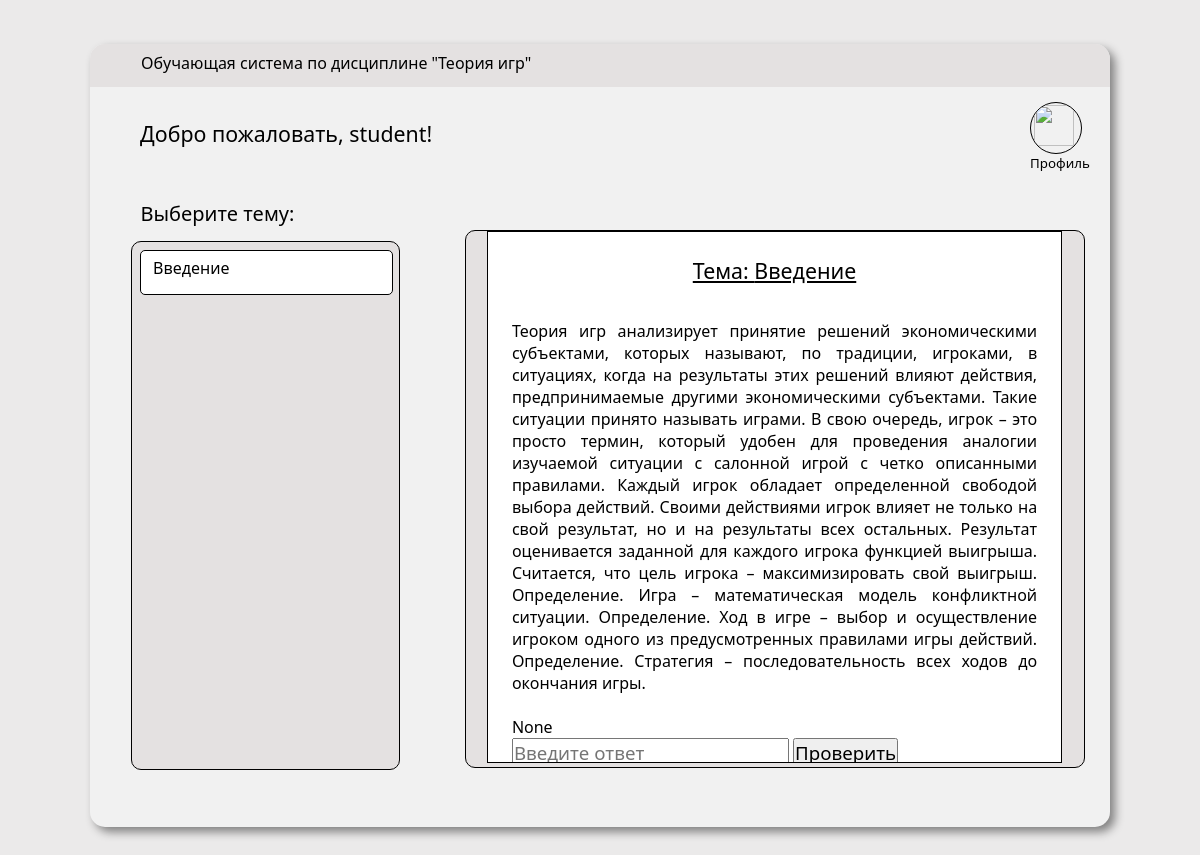
The page / on the database its author committed.
### tables this page shows
CREATE TABLE Tema(
    Id_tema int PRIMARY KEY,
    Name_tema VARCHAR (50) UNIQUE
);

CREATE TABLE TMaterial(
    Id_TMaterial int PRIMARY KEY,
    Id_tema int NOT NULL,
    Text TEXT NOT NULL,
    Difficulty VARCHAR (10) NOT NULL,
    Access BOOLEAN, /*Доступность, проверенно ли администратором
                      0-не проверено, не доступно на сайте
                      1-проверено, доступно на сайте*/
    Loaded BOOLEAN, /* Материал основного курса или загруженный преподавателем?
                       0 - материал основного курса
                       1 - материал загружен преподавателем (дополнительный)*/
    Id_teacher int,
    FOREIGN KEY (Id_tema) REFERENCES Tema(Id_tema),
    FOREIGN KEY (Id_teacher) REFERENCES teacher(Id)
);

### controllers/main_page.py (the view)
@app.route('/')
def main_page():
    if 'is_auth' not in session:
        session['is_auth'] = False
    if session.get('username') != None:
        student_name = session.get('username')
    else:
        student_name = 'student'
    conn = get_db_connection()
    content = get_lesson(conn, 1)
    lessons = get_all_lessons(conn)
    print(lessons, file=sys.stdout)
    html = render_template('student/main_page.html',
                           student_name=student_name,
                           lessons=lessons,
                           lesson_content=content.iloc[0].to_list())
    return html

### models/main_page_model.py (called while the page is built)
def get_lesson(conn, id):
    return pd.read_sql(f'''
    SELECT Tema.Name_tema,
    TMaterial.Text,
    CASE WHEN PMaterial.Text IS NULL OR PMaterial.Text = '' THEN NULL ELSE PMaterial.Text END AS PMaterial_Text,
    CASE WHEN PMaterial.Difficulty IS NULL OR PMaterial.Difficulty = '' THEN NULL ELSE PMaterial.Difficulty END AS PMaterial_Difficulty
    FROM Course
    Join Tema on Course.Id_tema=Tema.Id_tema
    Join TMaterial on Course.Id_TMaterial=TMaterial.Id_TMaterial
    LEFT Join Test on Course.Id_test=Test.Id_test
    LEFT Join TestPMaterial
    on TestPMaterial.Id_test=Test.Id_test
    LEFT JOIN PMaterial
    on TestPMaterial.Id_PMaterial=PMaterial.Id_PMaterial
    WHERE ID_course == {id};''', conn)

def get_all_lessons(conn):
    return pd.read_sql(f'''SELECT Tema.Id_tema, Tema.Name_tema
    FROM Course
    Join Tema on Course.Id_tema=Tema.Id_tema;''', conn)

### utils.py (called while the page is built)
def get_db_connection():
    path = 'identifier.sqlite'
    return sqlite3.connect(path)

### templates/student/main_page.html (shortened to what this page needs)
<!DOCTYPE html>
<html lang="en">
    <head>
        <link
            rel="stylesheet"
            type="text/css"
            href="../../static/CSS/user_main_page.css"
        />
    </head>
    <body>
        <div class="main-window">
            <div class="header">
                <div class="label-class">
                    <label>Обучающая система по дисциплине "Теория игр"</label>
                </div>
            </div>
            <div class="main-block">
                <div class="head">
                    <div class="welcome">
                        <span>Добро пожаловать, {{student_name}}!</span>
                    </div>
                    <div class="head-buttons">
                        <div class="profile-button">
                            <a href="profile">
                                <div class="img-div">
                                    <img
                                        src="../../static/images/user-icon.png"
                                        alt=""
                                    />
                                </div>
                                <span>Профиль</span>
                            </a>
                        </div>
                    </div>
                </div>
                <div class="workspace">
                    <div class="theme-selector">
                        <span>Выберите тему:</span>
                        <div class="theme-list">
                            {% for index, item in lessons.iterrows() %}
                            <a href="{{item['Id_tema']}}"
                                ><div class="theme">
                                    <span>{{item['Name_tema']}}</span>
                                </div></a
                            >
                            {% endfor %}
                        </div>
                    </div>
                    <div class="theme-viewer">
                        <div class="theme-page">
                            <h3>Тема: {{lesson_content[0]}}</h3>
                            <p>
                                {{lesson_content[1]}}
                            </p>
                            <br />
                            <p>{{lesson_content[2]}}</p>
                            <input
                                type="text"
                                placeholder="Введите ответ"
                                id="answer_field"
                            />
                            <button id="check_answer_button">Проверить</button>
                        </div>
                    </div>
                </div>
            </div>
        </div>
    </body>
</html>

### static/CSS/user_main_page.css (style rules this page uses)
* { margin: 0; padding: 0; height: 100%; width: 100%; font-family: 'Segoe UI', Tahoma, Geneva, Verdana, sans-serif; }
a { text-decoration: none; color: black; }
body { background-color: #ebeaea; display: flex; align-items: center; height: 100%; width: 100%; }
h3 { color: black; font-family: 'Segoe UI', Tahoma, Geneva, Verdana, sans-serif; }
.main-window { min-width: 900px; min-height: 450px; display: flex; align-items: center; flex-direction: column; width: 85%; height: 90%; margin: 0 auto; background-color: #f1f1f1; border-radius: 15px; justify-content: space-between; box-shadow: 5px 5px 10px rgba(0, 0, 0, 0.452); }
.main-window h3 { text-align: center; font-weight: 500; font-size: 20pt; }
.main-window > .header { display: flex; align-items: center; text-align: left; min-height: 43px; font-size: 12pt; max-height: 43px; border-radius: 15px 15px 0 0; background-color: #e4e1e1; }
.label-class { height: 60%; width: 90%; margin: 0 auto; }
.main-block { width: 100%; height: 100%; }
.head { margin-top: 15px; height: 12%; display: flex; flex-direction: row; }
.welcome { display: flex; text-align: left; justify-content: center; align-items: center; }
.welcome span { height: 60%; width: 80%; font-size: 16pt; }
.head-buttons { display: flex; flex-direction: row; justify-content: end; margin-right: 20px; }
.head-buttons img { width: 90%; height: 90%; }
.profile-button { width: 50px; height: 50px; margin: 0 10px; }
.img-div { display: flex; border: 1px black solid; border-radius: 100%; justify-content: center; align-items: center; overflow: hidden; }
.head-buttons span { display: block; width: 100%; height: 40%; text-align: center; font-size: 10pt; }
.workspace { display: flex; flex-direction: row; height: 85%; width: 95%; margin: 0 auto; }
.theme-viewer { flex-basis: 185%; overflow: auto; background-color: #e4e1e1; border-radius: 10px; border: 1.5px solid black; margin-top: 40px; height: 85%; width: 80%; }
.theme-selector { padding-left: 15px; display: flex; flex-direction: column; max-width: 390px; max-height: 620px; }
.theme-selector span { font-size: 15pt; margin: 10px; height: 5%; }
.theme-list { height: 85%; width: 80%; background-color: #e4e1e1; border-radius: 10px; border: 1.5px solid black; }
.theme { display: flex; border: 1px solid black; border-radius: 5px; height: 8%; margin: 3%; width: 94%; background-color: #ffffff; align-items: center; justify-content: center; overflow: hidden; }
.theme span { font-size: 12pt; height: 75%; width: 90%; margin: 0; padding: 0; }
.theme-page { overflow: auto; height: 90%; width: 85%; background-color: white; margin: 0 auto; padding: 1.5em; border: thin black solid; }
.theme-page h3 { font-size: 16pt; height: 3em; text-decoration: underline; }
.theme-page p { text-align: justify; height: auto; }
.theme-page input { height: auto; width: auto; font-size: 14pt; }
.theme-page button { height: auto; width: auto; font-size: 14pt; }

### rows shown on the page
Tema: Name_tema "Введение", Name_tema "Введение"
TMaterial: Text "Теория игр анализирует принятие решений экономическими субъектами, которых называют, по традиции, игроками, в ситуациях, когда на результаты этих решений влияют действия, предпринимаемые другими экономическими субъектами. Такие ситуации принято называть играми. В свою очередь, игрок – это просто термин, который удобен для проведения аналогии изучаемой ситуации с салонной игрой с четко описанными правилами. Каждый игрок обладает определенной свободой выбора действий. Своими действиями игрок влияет не только на свой результат, но и на результаты всех остальных. Результат оценивается заданной для каждого игрока функцией выигрыша. Считается, что цель игрока – максимизировать свой выигрыш.…"

### other values the page prints
{{ student_name }} "student"
{{ lesson_content[2] }} "None"
